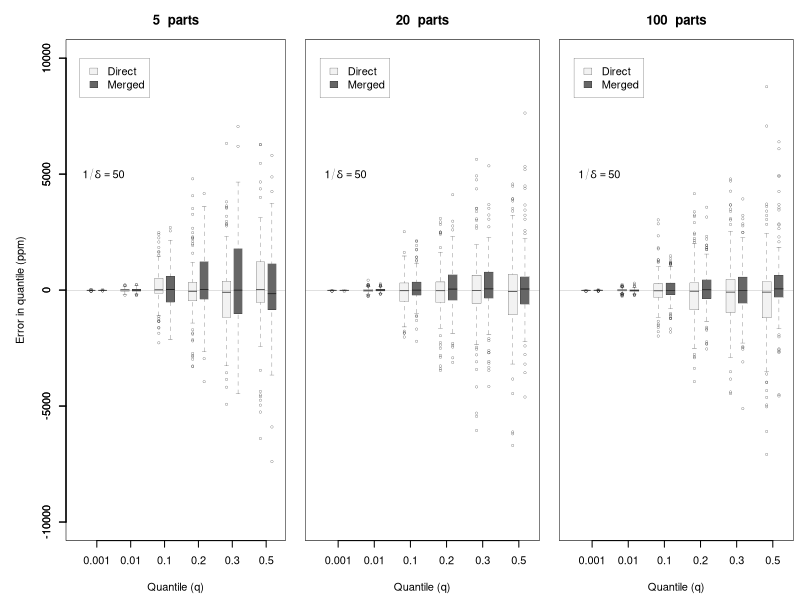

Reproduce this figure in R.
data = read.delim("merge.tsv")

plotMerge = function(n, yaxt = 's') {
  if (yaxt == 'n') {
    ylab = NA
    old = par(mar=c(4.5,1,3,0.5))
  } else {
    ylab = "Error in quantile (ppm)"
    old = par(mar=c(4.5,5,3,0.5))
  }
  par(lwd=0.2)
  boxplot(e1*1e6 ~ q, at=1:6-0.17, xaxt='n', boxwex=0.25, data[data$type=="quantile" & data$parts == n,],
          ylim=c(-10000, 10000), cex=0.5, yaxt = yaxt,
          col=rgb(0.95, 0.95, 0.95), xlab='Quantile (q)', ylab=ylab)
  boxplot(e2*1e6 ~ q, at=1:6+0.17, xaxt='n', boxwex=0.25, add=T, data[data$type=="quantile" & data$parts == n,],
          col=rgb(0.4, 0.4, 0.4), cex=0.5, yaxt = yaxt)
  axis(side=1, at=1:6, labels=c(0.001, 0.01, 0.1, 0.2, 0.3, 0.5))
  legend(0.5, 10000, c("Direct", "Merged"), fill = c(rgb(0.95, 0.95, 0.95), rgb(0.4, 0.4, 0.4)))
  abline(h=0, col=rgb(0.4, 0.4, 0.4))
  text(1.2, 5000, expression(1/delta == 50))
  title(paste(n, " parts"))
  box()
  par(old)
}

setEPS()
postscript("merge.eps", width=6, height=2.4, pointsize=9)
layout(matrix(c(1,2,3), 1, 3, byrow=T), widths=c(1.15,1,1))

plotMerge(5, 's')
plotMerge(20, 'n')
plotMerge(100, 'n')

dev.off()
